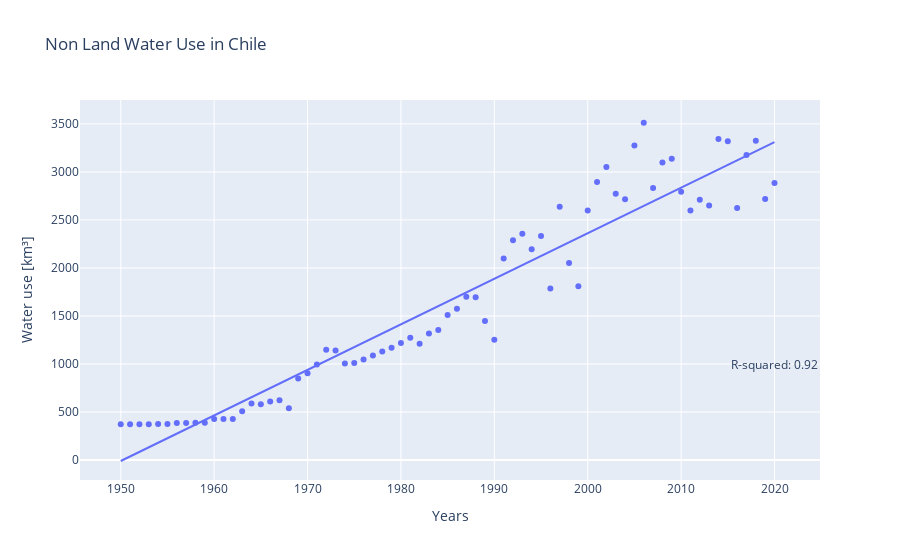
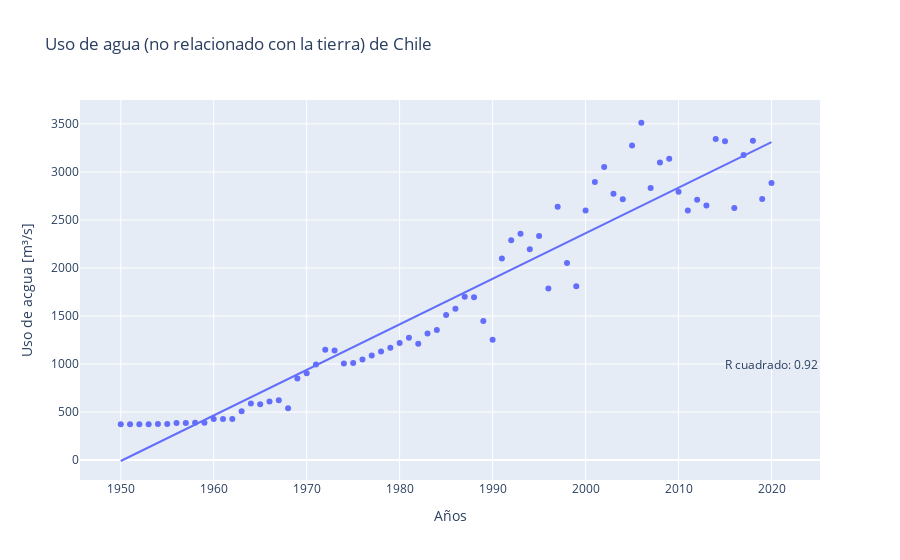
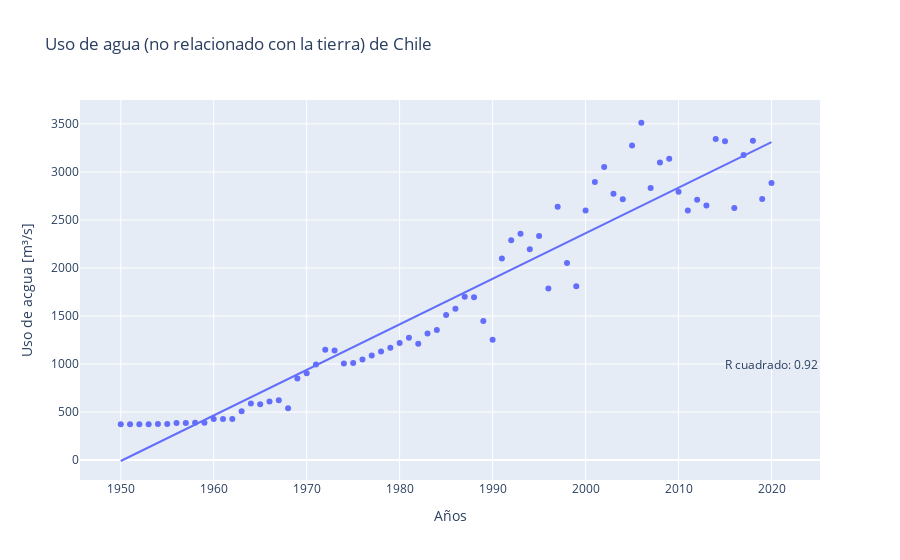

These figures' notebook cell, in order:
### Code cell
#Graph of yearly national (Non Land) Water Use [km3]

# Ajustar el modelo de regresión lineal
model = sm.OLS(NLU_nation['NLU'], sm.add_constant(NLU_nation['Years']))
results = model.fit()
r_squared = results.rsquared

# English
fig = px.scatter(NLU_nation, x="Years", y="NLU",
                 title="Non Land Water Use in Chile",
                 trendline="ols",
                 labels={'Years': 'Years', 'NLU': 'Water use [m³/s]'})
fig.add_annotation(
    x=2020, y=1000,
    text=f"R-squared: {r_squared:.2f}",
    showarrow=False,
    font=dict(size=12),
    align="right")

fig.show()


#Spanish
#fig2 = px.line(NLU_nation, x="Years", y="NLU_year", 
fig2 = px.scatter(NLU_nation, x="Years", y="NLU", 
               title="Uso de agua (no relacionado con la tierra) de Chile", 
               trendline="ols",
               labels={'Years':'Años', 'NLU':'Uso de agua [m³/s]'})
fig2.add_annotation(
    x=2020, y=1000,
    text=f"R cuadrado: {r_squared:.2f}",
    showarrow=False,
    font=dict(size=12),
    align="right")

fig2.show()
